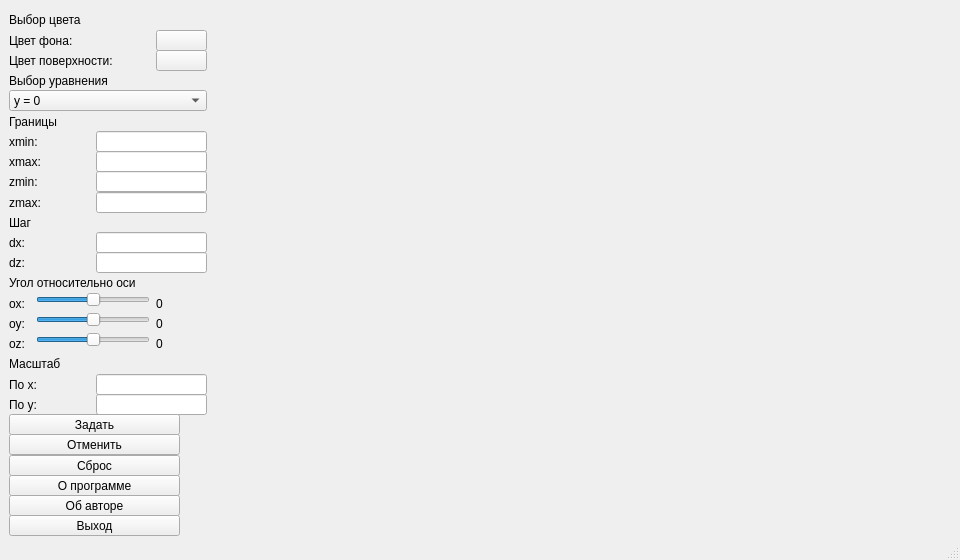
<?xml version="1.0" encoding="UTF-8"?>
<ui version="4.0">
 <class>MainWindow</class>
 <widget class="QMainWindow" name="MainWindow">
  <property name="geometry">
   <rect>
    <x>0</x>
    <y>0</y>
    <width>960</width>
    <height>560</height>
   </rect>
  </property>
  <property name="sizePolicy">
   <sizepolicy hsizetype="Preferred" vsizetype="Preferred">
    <horstretch>0</horstretch>
    <verstretch>0</verstretch>
   </sizepolicy>
  </property>
  <property name="minimumSize">
   <size>
    <width>960</width>
    <height>560</height>
   </size>
  </property>
  <property name="windowTitle">
   <string>Лабораторная работа 10</string>
  </property>
  <property name="autoFillBackground">
   <bool>false</bool>
  </property>
  <property name="locale">
   <locale language="Russian" country="Russia"/>
  </property>
  <property name="tabShape">
   <enum>QTabWidget::Triangular</enum>
  </property>
  <widget class="QWidget" name="centralwidget">
   <property name="contextMenuPolicy">
    <enum>Qt::NoContextMenu</enum>
   </property>
   <layout class="QGridLayout" name="gridLayout">
    <item row="0" column="0" colspan="4">
     <widget class="QLabel" name="label_0">
      <property name="enabled">
       <bool>true</bool>
      </property>
      <property name="minimumSize">
       <size>
        <width>171</width>
        <height>21</height>
       </size>
      </property>
      <property name="maximumSize">
       <size>
        <width>171</width>
        <height>21</height>
       </size>
      </property>
      <property name="autoFillBackground">
       <bool>false</bool>
      </property>
      <property name="locale">
       <locale language="Russian" country="Russia"/>
      </property>
      <property name="text">
       <string>Выбор цвета</string>
      </property>
     </widget>
    </item>
    <item row="0" column="4" rowspan="2">
     <spacer name="horizontalSpacer">
      <property name="orientation">
       <enum>Qt::Horizontal</enum>
      </property>
      <property name="sizeHint" stdset="0">
       <size>
        <width>741</width>
        <height>20</height>
       </size>
      </property>
     </spacer>
    </item>
    <item row="1" column="0" colspan="3">
     <widget class="QLabel" name="label_1">
      <property name="enabled">
       <bool>true</bool>
      </property>
      <property name="minimumSize">
       <size>
        <width>131</width>
        <height>21</height>
       </size>
      </property>
      <property name="maximumSize">
       <size>
        <width>131</width>
        <height>21</height>
       </size>
      </property>
      <property name="autoFillBackground">
       <bool>false</bool>
      </property>
      <property name="locale">
       <locale language="Russian" country="Russia"/>
      </property>
      <property name="text">
       <string>Цвет фона:</string>
      </property>
     </widget>
    </item>
    <item row="1" column="3">
     <widget class="QPushButton" name="fontColorButton">
      <property name="minimumSize">
       <size>
        <width>51</width>
        <height>21</height>
       </size>
      </property>
      <property name="maximumSize">
       <size>
        <width>51</width>
        <height>21</height>
       </size>
      </property>
      <property name="locale">
       <locale language="Russian" country="Russia"/>
      </property>
      <property name="text">
       <string/>
      </property>
     </widget>
    </item>
    <item row="2" column="0" colspan="3">
     <widget class="QLabel" name="label_2">
      <property name="minimumSize">
       <size>
        <width>141</width>
        <height>21</height>
       </size>
      </property>
      <property name="maximumSize">
       <size>
        <width>141</width>
        <height>21</height>
       </size>
      </property>
      <property name="locale">
       <locale language="Russian" country="Russia"/>
      </property>
      <property name="text">
       <string>Цвет поверхности:</string>
      </property>
     </widget>
    </item>
    <item row="2" column="3">
     <widget class="QPushButton" name="surfaceColorButton">
      <property name="minimumSize">
       <size>
        <width>51</width>
        <height>21</height>
       </size>
      </property>
      <property name="maximumSize">
       <size>
        <width>51</width>
        <height>21</height>
       </size>
      </property>
      <property name="locale">
       <locale language="Russian" country="Russia"/>
      </property>
      <property name="text">
       <string/>
      </property>
     </widget>
    </item>
    <item row="3" column="0" colspan="4">
     <widget class="QLabel" name="label_3">
      <property name="enabled">
       <bool>true</bool>
      </property>
      <property name="minimumSize">
       <size>
        <width>171</width>
        <height>21</height>
       </size>
      </property>
      <property name="maximumSize">
       <size>
        <width>171</width>
        <height>21</height>
       </size>
      </property>
      <property name="autoFillBackground">
       <bool>false</bool>
      </property>
      <property name="locale">
       <locale language="Russian" country="Russia"/>
      </property>
      <property name="text">
       <string>Выбор уравнения</string>
      </property>
     </widget>
    </item>
    <item row="4" column="0" colspan="4">
     <widget class="QComboBox" name="comboBox">
      <property name="minimumSize">
       <size>
        <width>0</width>
        <height>21</height>
       </size>
      </property>
      <property name="maximumSize">
       <size>
        <width>16777215</width>
        <height>21</height>
       </size>
      </property>
      <item>
       <property name="text">
        <string>y = 0</string>
       </property>
      </item>
      <item>
       <property name="text">
        <string>y = sin(x)</string>
       </property>
      </item>
      <item>
       <property name="text">
        <string>y = x^2 * y^2</string>
       </property>
      </item>
     </widget>
    </item>
    <item row="5" column="0" colspan="4">
     <widget class="QLabel" name="label_20">
      <property name="enabled">
       <bool>true</bool>
      </property>
      <property name="minimumSize">
       <size>
        <width>191</width>
        <height>21</height>
       </size>
      </property>
      <property name="maximumSize">
       <size>
        <width>191</width>
        <height>21</height>
       </size>
      </property>
      <property name="autoFillBackground">
       <bool>false</bool>
      </property>
      <property name="locale">
       <locale language="Russian" country="Russia"/>
      </property>
      <property name="text">
       <string>Границы</string>
      </property>
     </widget>
    </item>
    <item row="6" column="0" colspan="2">
     <widget class="QLabel" name="label_5">
      <property name="enabled">
       <bool>true</bool>
      </property>
      <property name="minimumSize">
       <size>
        <width>51</width>
        <height>21</height>
       </size>
      </property>
      <property name="maximumSize">
       <size>
        <width>51</width>
        <height>21</height>
       </size>
      </property>
      <property name="autoFillBackground">
       <bool>false</bool>
      </property>
      <property name="locale">
       <locale language="Russian" country="Russia"/>
      </property>
      <property name="text">
       <string>xmin:</string>
      </property>
     </widget>
    </item>
    <item row="6" column="2" colspan="2">
     <widget class="QLineEdit" name="lineEditXmin">
      <property name="minimumSize">
       <size>
        <width>111</width>
        <height>21</height>
       </size>
      </property>
      <property name="maximumSize">
       <size>
        <width>111</width>
        <height>21</height>
       </size>
      </property>
     </widget>
    </item>
    <item row="7" column="0" colspan="2">
     <widget class="QLabel" name="label_19">
      <property name="enabled">
       <bool>true</bool>
      </property>
      <property name="minimumSize">
       <size>
        <width>51</width>
        <height>21</height>
       </size>
      </property>
      <property name="maximumSize">
       <size>
        <width>51</width>
        <height>21</height>
       </size>
      </property>
      <property name="autoFillBackground">
       <bool>false</bool>
      </property>
      <property name="locale">
       <locale language="Russian" country="Russia"/>
      </property>
      <property name="text">
       <string>xmax:</string>
      </property>
     </widget>
    </item>
    <item row="7" column="2" colspan="2">
     <widget class="QLineEdit" name="lineEditXmax">
      <property name="minimumSize">
       <size>
        <width>111</width>
        <height>21</height>
       </size>
      </property>
      <property name="maximumSize">
       <size>
        <width>111</width>
        <height>21</height>
       </size>
      </property>
     </widget>
    </item>
    <item row="8" column="0" colspan="2">
     <widget class="QLabel" name="label_7">
      <property name="enabled">
       <bool>true</bool>
      </property>
      <property name="minimumSize">
       <size>
        <width>51</width>
        <height>21</height>
       </size>
      </property>
      <property name="maximumSize">
       <size>
        <width>51</width>
        <height>21</height>
       </size>
      </property>
      <property name="autoFillBackground">
       <bool>false</bool>
      </property>
      <property name="locale">
       <locale language="Russian" country="Russia"/>
      </property>
      <property name="text">
       <string>zmin:</string>
      </property>
     </widget>
    </item>
    <item row="8" column="2" colspan="2">
     <widget class="QLineEdit" name="lineEditZmin">
      <property name="minimumSize">
       <size>
        <width>111</width>
        <height>21</height>
       </size>
      </property>
      <property name="maximumSize">
       <size>
        <width>111</width>
        <height>21</height>
       </size>
      </property>
     </widget>
    </item>
    <item row="9" column="0" colspan="2">
     <widget class="QLabel" name="label_22">
      <property name="enabled">
       <bool>true</bool>
      </property>
      <property name="minimumSize">
       <size>
        <width>51</width>
        <height>21</height>
       </size>
      </property>
      <property name="maximumSize">
       <size>
        <width>51</width>
        <height>21</height>
       </size>
      </property>
      <property name="autoFillBackground">
       <bool>false</bool>
      </property>
      <property name="locale">
       <locale language="Russian" country="Russia"/>
      </property>
      <property name="text">
       <string>zmax:</string>
      </property>
     </widget>
    </item>
    <item row="9" column="2" colspan="2">
     <widget class="QLineEdit" name="lineEditZmax">
      <property name="minimumSize">
       <size>
        <width>111</width>
        <height>21</height>
       </size>
      </property>
      <property name="maximumSize">
       <size>
        <width>111</width>
        <height>21</height>
       </size>
      </property>
     </widget>
    </item>
    <item row="10" column="0" colspan="4">
     <widget class="QLabel" name="label_18">
      <property name="enabled">
       <bool>true</bool>
      </property>
      <property name="minimumSize">
       <size>
        <width>171</width>
        <height>21</height>
       </size>
      </property>
      <property name="maximumSize">
       <size>
        <width>171</width>
        <height>21</height>
       </size>
      </property>
      <property name="autoFillBackground">
       <bool>false</bool>
      </property>
      <property name="locale">
       <locale language="Russian" country="Russia"/>
      </property>
      <property name="text">
       <string>Шаг</string>
      </property>
     </widget>
    </item>
    <item row="11" column="0" colspan="2">
     <widget class="QLabel" name="label_8">
      <property name="enabled">
       <bool>true</bool>
      </property>
      <property name="minimumSize">
       <size>
        <width>51</width>
        <height>21</height>
       </size>
      </property>
      <property name="maximumSize">
       <size>
        <width>51</width>
        <height>21</height>
       </size>
      </property>
      <property name="autoFillBackground">
       <bool>false</bool>
      </property>
      <property name="locale">
       <locale language="Russian" country="Russia"/>
      </property>
      <property name="text">
       <string>dx:</string>
      </property>
     </widget>
    </item>
    <item row="11" column="2" colspan="2">
     <widget class="QLineEdit" name="lineEditDX">
      <property name="minimumSize">
       <size>
        <width>111</width>
        <height>21</height>
       </size>
      </property>
      <property name="maximumSize">
       <size>
        <width>111</width>
        <height>21</height>
       </size>
      </property>
     </widget>
    </item>
    <item row="12" column="0" colspan="2">
     <widget class="QLabel" name="label_23">
      <property name="enabled">
       <bool>true</bool>
      </property>
      <property name="minimumSize">
       <size>
        <width>51</width>
        <height>21</height>
       </size>
      </property>
      <property name="maximumSize">
       <size>
        <width>51</width>
        <height>21</height>
       </size>
      </property>
      <property name="autoFillBackground">
       <bool>false</bool>
      </property>
      <property name="locale">
       <locale language="Russian" country="Russia"/>
      </property>
      <property name="text">
       <string>dz:</string>
      </property>
     </widget>
    </item>
    <item row="12" column="2" colspan="2">
     <widget class="QLineEdit" name="lineEditDZ">
      <property name="minimumSize">
       <size>
        <width>111</width>
        <height>21</height>
       </size>
      </property>
      <property name="maximumSize">
       <size>
        <width>111</width>
        <height>21</height>
       </size>
      </property>
     </widget>
    </item>
    <item row="13" column="0" colspan="4">
     <widget class="QLabel" name="label_24">
      <property name="enabled">
       <bool>true</bool>
      </property>
      <property name="minimumSize">
       <size>
        <width>191</width>
        <height>21</height>
       </size>
      </property>
      <property name="maximumSize">
       <size>
        <width>191</width>
        <height>21</height>
       </size>
      </property>
      <property name="autoFillBackground">
       <bool>false</bool>
      </property>
      <property name="locale">
       <locale language="Russian" country="Russia"/>
      </property>
      <property name="text">
       <string>Угол относительно оси</string>
      </property>
     </widget>
    </item>
    <item row="14" column="0">
     <widget class="QLabel" name="label_9">
      <property name="enabled">
       <bool>true</bool>
      </property>
      <property name="minimumSize">
       <size>
        <width>21</width>
        <height>21</height>
       </size>
      </property>
      <property name="maximumSize">
       <size>
        <width>21</width>
        <height>21</height>
       </size>
      </property>
      <property name="autoFillBackground">
       <bool>false</bool>
      </property>
      <property name="locale">
       <locale language="Russian" country="Russia"/>
      </property>
      <property name="text">
       <string>ox:</string>
      </property>
     </widget>
    </item>
    <item row="14" column="1" colspan="2">
     <widget class="QSlider" name="sliderX">
      <property name="minimum">
       <number>-360</number>
      </property>
      <property name="maximum">
       <number>360</number>
      </property>
      <property name="orientation">
       <enum>Qt::Horizontal</enum>
      </property>
     </widget>
    </item>
    <item row="14" column="3">
     <widget class="QLabel" name="labelOX">
      <property name="enabled">
       <bool>true</bool>
      </property>
      <property name="minimumSize">
       <size>
        <width>41</width>
        <height>21</height>
       </size>
      </property>
      <property name="maximumSize">
       <size>
        <width>41</width>
        <height>21</height>
       </size>
      </property>
      <property name="autoFillBackground">
       <bool>false</bool>
      </property>
      <property name="locale">
       <locale language="Russian" country="Russia"/>
      </property>
      <property name="text">
       <string>0</string>
      </property>
     </widget>
    </item>
    <item row="15" column="0">
     <widget class="QLabel" name="label_11">
      <property name="enabled">
       <bool>true</bool>
      </property>
      <property name="minimumSize">
       <size>
        <width>21</width>
        <height>21</height>
       </size>
      </property>
      <property name="maximumSize">
       <size>
        <width>21</width>
        <height>21</height>
       </size>
      </property>
      <property name="autoFillBackground">
       <bool>false</bool>
      </property>
      <property name="locale">
       <locale language="Russian" country="Russia"/>
      </property>
      <property name="text">
       <string>oy:</string>
      </property>
     </widget>
    </item>
    <item row="15" column="1" colspan="2">
     <widget class="QSlider" name="sliderY">
      <property name="minimum">
       <number>-360</number>
      </property>
      <property name="maximum">
       <number>360</number>
      </property>
      <property name="orientation">
       <enum>Qt::Horizontal</enum>
      </property>
     </widget>
    </item>
    <item row="15" column="3">
     <widget class="QLabel" name="labelOY">
      <property name="enabled">
       <bool>true</bool>
      </property>
      <property name="minimumSize">
       <size>
        <width>41</width>
        <height>21</height>
       </size>
      </property>
      <property name="maximumSize">
       <size>
        <width>41</width>
        <height>21</height>
       </size>
      </property>
      <property name="autoFillBackground">
       <bool>false</bool>
      </property>
      <property name="locale">
       <locale language="Russian" country="Russia"/>
      </property>
      <property name="text">
       <string>0</string>
      </property>
     </widget>
    </item>
    <item row="16" column="0">
     <widget class="QLabel" name="label_13">
      <property name="enabled">
       <bool>true</bool>
      </property>
      <property name="minimumSize">
       <size>
        <width>21</width>
        <height>21</height>
       </size>
      </property>
      <property name="maximumSize">
       <size>
        <width>21</width>
        <height>21</height>
       </size>
      </property>
      <property name="autoFillBackground">
       <bool>false</bool>
      </property>
      <property name="locale">
       <locale language="Russian" country="Russia"/>
      </property>
      <property name="text">
       <string>oz:</string>
      </property>
     </widget>
    </item>
    <item row="16" column="1" colspan="2">
     <widget class="QSlider" name="sliderZ">
      <property name="minimum">
       <number>-360</number>
      </property>
      <property name="maximum">
       <number>360</number>
      </property>
      <property name="orientation">
       <enum>Qt::Horizontal</enum>
      </property>
     </widget>
    </item>
    <item row="16" column="3">
     <widget class="QLabel" name="labelOZ">
      <property name="enabled">
       <bool>true</bool>
      </property>
      <property name="minimumSize">
       <size>
        <width>41</width>
        <height>21</height>
       </size>
      </property>
      <property name="maximumSize">
       <size>
        <width>41</width>
        <height>21</height>
       </size>
      </property>
      <property name="autoFillBackground">
       <bool>false</bool>
      </property>
      <property name="locale">
       <locale language="Russian" country="Russia"/>
      </property>
      <property name="text">
       <string>0</string>
      </property>
     </widget>
    </item>
    <item row="17" column="0" colspan="4">
     <widget class="QLabel" name="label_26">
      <property name="enabled">
       <bool>true</bool>
      </property>
      <property name="minimumSize">
       <size>
        <width>191</width>
        <height>21</height>
       </size>
      </property>
      <property name="maximumSize">
       <size>
        <width>191</width>
        <height>21</height>
       </size>
      </property>
      <property name="autoFillBackground">
       <bool>false</bool>
      </property>
      <property name="locale">
       <locale language="Russian" country="Russia"/>
      </property>
      <property name="text">
       <string>Масштаб</string>
      </property>
     </widget>
    </item>
    <item row="18" column="0" colspan="2">
     <widget class="QLabel" name="label_27">
      <property name="enabled">
       <bool>true</bool>
      </property>
      <property name="minimumSize">
       <size>
        <width>51</width>
        <height>21</height>
       </size>
      </property>
      <property name="maximumSize">
       <size>
        <width>51</width>
        <height>21</height>
       </size>
      </property>
      <property name="autoFillBackground">
       <bool>false</bool>
      </property>
      <property name="locale">
       <locale language="Russian" country="Russia"/>
      </property>
      <property name="text">
       <string>По x:</string>
      </property>
     </widget>
    </item>
    <item row="18" column="2" colspan="2">
     <widget class="QLineEdit" name="lineEditXS">
      <property name="minimumSize">
       <size>
        <width>111</width>
        <height>21</height>
       </size>
      </property>
      <property name="maximumSize">
       <size>
        <width>111</width>
        <height>21</height>
       </size>
      </property>
     </widget>
    </item>
    <item row="19" column="0" colspan="2">
     <widget class="QLabel" name="label_28">
      <property name="enabled">
       <bool>true</bool>
      </property>
      <property name="minimumSize">
       <size>
        <width>51</width>
        <height>21</height>
       </size>
      </property>
      <property name="maximumSize">
       <size>
        <width>51</width>
        <height>21</height>
       </size>
      </property>
      <property name="autoFillBackground">
       <bool>false</bool>
      </property>
      <property name="locale">
       <locale language="Russian" country="Russia"/>
      </property>
      <property name="text">
       <string>По y:</string>
      </property>
     </widget>
    </item>
    <item row="19" column="2" colspan="2">
     <widget class="QLineEdit" name="lineEditYS">
      <property name="minimumSize">
       <size>
        <width>111</width>
        <height>21</height>
       </size>
      </property>
      <property name="maximumSize">
       <size>
        <width>111</width>
        <height>21</height>
       </size>
      </property>
     </widget>
    </item>
    <item row="20" column="0" colspan="4">
     <widget class="QPushButton" name="setButton">
      <property name="minimumSize">
       <size>
        <width>171</width>
        <height>21</height>
       </size>
      </property>
      <property name="maximumSize">
       <size>
        <width>171</width>
        <height>21</height>
       </size>
      </property>
      <property name="locale">
       <locale language="Russian" country="Russia"/>
      </property>
      <property name="text">
       <string>Задать</string>
      </property>
     </widget>
    </item>
    <item row="21" column="0" colspan="4">
     <widget class="QPushButton" name="discardButton">
      <property name="minimumSize">
       <size>
        <width>171</width>
        <height>21</height>
       </size>
      </property>
      <property name="maximumSize">
       <size>
        <width>171</width>
        <height>21</height>
       </size>
      </property>
      <property name="locale">
       <locale language="Russian" country="Russia"/>
      </property>
      <property name="text">
       <string>Отменить</string>
      </property>
     </widget>
    </item>
    <item row="22" column="0" colspan="4">
     <widget class="QPushButton" name="discardAllButton">
      <property name="minimumSize">
       <size>
        <width>171</width>
        <height>21</height>
       </size>
      </property>
      <property name="maximumSize">
       <size>
        <width>171</width>
        <height>21</height>
       </size>
      </property>
      <property name="locale">
       <locale language="Russian" country="Russia"/>
      </property>
      <property name="text">
       <string>Сброс</string>
      </property>
     </widget>
    </item>
    <item row="23" column="2">
     <spacer name="verticalSpacer">
      <property name="orientation">
       <enum>Qt::Vertical</enum>
      </property>
      <property name="sizeHint" stdset="0">
       <size>
        <width>20</width>
        <height>13</height>
       </size>
      </property>
     </spacer>
    </item>
    <item row="24" column="0" colspan="4">
     <widget class="QPushButton" name="aboutButton">
      <property name="minimumSize">
       <size>
        <width>171</width>
        <height>21</height>
       </size>
      </property>
      <property name="maximumSize">
       <size>
        <width>171</width>
        <height>21</height>
       </size>
      </property>
      <property name="locale">
       <locale language="Russian" country="Russia"/>
      </property>
      <property name="text">
       <string>О программе</string>
      </property>
     </widget>
    </item>
    <item row="25" column="0" colspan="4">
     <widget class="QPushButton" name="authorButton">
      <property name="minimumSize">
       <size>
        <width>171</width>
        <height>21</height>
       </size>
      </property>
      <property name="maximumSize">
       <size>
        <width>171</width>
        <height>21</height>
       </size>
      </property>
      <property name="locale">
       <locale language="Russian" country="Russia"/>
      </property>
      <property name="text">
       <string>Об авторе</string>
      </property>
     </widget>
    </item>
    <item row="26" column="0" colspan="4">
     <widget class="QPushButton" name="outButton">
      <property name="minimumSize">
       <size>
        <width>171</width>
        <height>21</height>
       </size>
      </property>
      <property name="maximumSize">
       <size>
        <width>171</width>
        <height>21</height>
       </size>
      </property>
      <property name="locale">
       <locale language="Russian" country="Russia"/>
      </property>
      <property name="text">
       <string>Выход</string>
      </property>
     </widget>
    </item>
   </layout>
  </widget>
  <widget class="QStatusBar" name="statusbar"/>
 </widget>
 <resources/>
 <connections/>
</ui>
